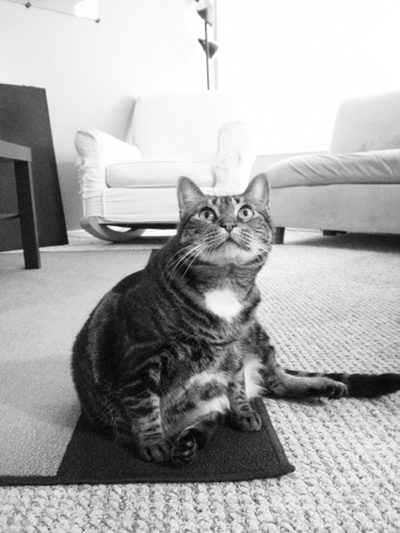
#> input picture Examples/new/Manipulating Images/zophie.jpg, 400 x 533 px
$ python copy_and_paste_part.py
#> lines starting #> are read from the running program, lines starting #| are printed output that depends on the picture
#!C:\Users\RAJ\AppData\Local\Programs\Python\Python36\python
from PIL import Image
catIm = Image.open('zophie.jpg')
#> catIm is the input picture: PIL image 400x533 RGB; min 2, max 255, mean 170.8
catCopyIm = catIm.copy()
faceIm = catIm.crop((235, 245, 465, 460))
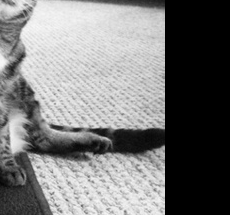
#> faceIm: PIL image 230x215 RGB; min 0, max 247, mean 122.4
print(faceIm.size)
#| (230, 215)
catCopyIm.paste(faceIm, (0, 0))
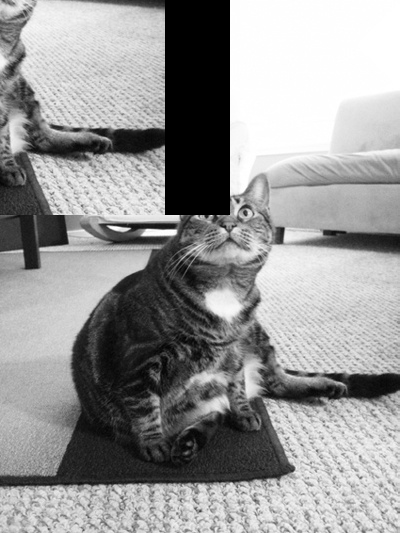
#> catCopyIm: PIL image 400x533 RGB; min 0, max 255, mean 150.5
catCopyIm.save('pasted.png')
